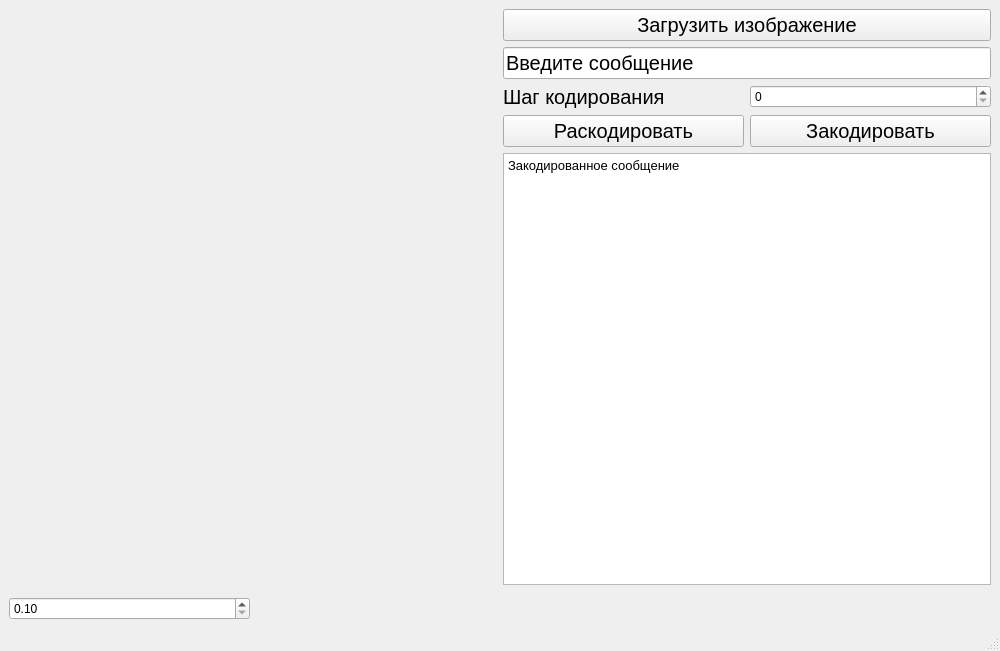
<?xml version="1.0" encoding="UTF-8"?>
<ui version="4.0">
 <class>MainWindow</class>
 <widget class="QMainWindow" name="MainWindow">
  <property name="geometry">
   <rect>
    <x>0</x>
    <y>0</y>
    <width>1000</width>
    <height>651</height>
   </rect>
  </property>
  <property name="sizePolicy">
   <sizepolicy hsizetype="Preferred" vsizetype="Preferred">
    <horstretch>0</horstretch>
    <verstretch>0</verstretch>
   </sizepolicy>
  </property>
  <property name="windowTitle">
   <string>MainWindow</string>
  </property>
  <widget class="QWidget" name="centralwidget">
   <layout class="QGridLayout" name="gridLayout">
    <item row="3" column="2">
     <widget class="QPushButton" name="pushButton_2">
      <property name="font">
       <font>
        <pointsize>15</pointsize>
       </font>
      </property>
      <property name="text">
       <string>Раскодировать</string>
      </property>
     </widget>
    </item>
    <item row="2" column="3">
     <widget class="QSpinBox" name="spinBox">
      <property name="wrapping">
       <bool>false</bool>
      </property>
      <property name="frame">
       <bool>true</bool>
      </property>
      <property name="buttonSymbols">
       <enum>QAbstractSpinBox::UpDownArrows</enum>
      </property>
      <property name="minimum">
       <number>0</number>
      </property>
      <property name="maximum">
       <number>255</number>
      </property>
     </widget>
    </item>
    <item row="3" column="3">
     <widget class="QPushButton" name="pushButton_3">
      <property name="font">
       <font>
        <pointsize>15</pointsize>
       </font>
      </property>
      <property name="text">
       <string>Закодировать</string>
      </property>
     </widget>
    </item>
    <item row="6" column="0">
     <widget class="QDoubleSpinBox" name="doubleSpinBox">
      <property name="font">
       <font>
        <stylestrategy>PreferDefault</stylestrategy>
       </font>
      </property>
      <property name="frame">
       <bool>true</bool>
      </property>
      <property name="minimum">
       <double>0.100000000000000</double>
      </property>
      <property name="maximum">
       <double>3.000000000000000</double>
      </property>
      <property name="singleStep">
       <double>0.050000000000000</double>
      </property>
     </widget>
    </item>
    <item row="1" column="2" colspan="2">
     <widget class="QLineEdit" name="lineEdit">
      <property name="font">
       <font>
        <pointsize>15</pointsize>
       </font>
      </property>
      <property name="text">
       <string>Введите сообщение</string>
      </property>
     </widget>
    </item>
    <item row="0" column="2" colspan="2">
     <widget class="QPushButton" name="pushButton">
      <property name="font">
       <font>
        <pointsize>15</pointsize>
       </font>
      </property>
      <property name="text">
       <string>Загрузить изображение</string>
      </property>
     </widget>
    </item>
    <item row="4" column="2" colspan="2">
     <widget class="QTextEdit" name="textEdit">
      <property name="font">
       <font>
        <pointsize>10</pointsize>
       </font>
      </property>
      <property name="readOnly">
       <bool>true</bool>
      </property>
      <property name="html">
       <string>&lt;!DOCTYPE HTML PUBLIC &quot;-//W3C//DTD HTML 4.0//EN&quot; &quot;http://www.w3.org/TR/REC-html40/strict.dtd&quot;&gt;
&lt;html&gt;&lt;head&gt;&lt;meta name=&quot;qrichtext&quot; content=&quot;1&quot; /&gt;&lt;style type=&quot;text/css&quot;&gt;
p, li { white-space: pre-wrap; }
&lt;/style&gt;&lt;/head&gt;&lt;body style=&quot; font-family:'MS Shell Dlg 2'; font-size:10pt; font-weight:400; font-style:normal;&quot;&gt;
&lt;p style=&quot; margin-top:0px; margin-bottom:0px; margin-left:0px; margin-right:0px; -qt-block-indent:0; text-indent:0px;&quot;&gt;Закодированное сообщение&lt;/p&gt;&lt;/body&gt;&lt;/html&gt;</string>
      </property>
     </widget>
    </item>
    <item row="2" column="2">
     <widget class="QLabel" name="label_2">
      <property name="font">
       <font>
        <pointsize>15</pointsize>
        <weight>50</weight>
        <bold>false</bold>
       </font>
      </property>
      <property name="layoutDirection">
       <enum>Qt::LeftToRight</enum>
      </property>
      <property name="frameShape">
       <enum>QFrame::NoFrame</enum>
      </property>
      <property name="text">
       <string>Шаг кодирования</string>
      </property>
      <property name="scaledContents">
       <bool>false</bool>
      </property>
      <property name="alignment">
       <set>Qt::AlignLeading|Qt::AlignLeft|Qt::AlignVCenter</set>
      </property>
      <property name="wordWrap">
       <bool>true</bool>
      </property>
     </widget>
    </item>
    <item row="0" column="0" rowspan="6" colspan="2">
     <widget class="QLabel" name="label">
      <property name="maximumSize">
       <size>
        <width>481</width>
        <height>481</height>
       </size>
      </property>
      <property name="font">
       <font>
        <pointsize>10</pointsize>
       </font>
      </property>
      <property name="text">
       <string/>
      </property>
      <property name="scaledContents">
       <bool>true</bool>
      </property>
      <property name="alignment">
       <set>Qt::AlignCenter</set>
      </property>
      <property name="wordWrap">
       <bool>true</bool>
      </property>
     </widget>
    </item>
   </layout>
  </widget>
  <widget class="QMenuBar" name="menubar">
   <property name="geometry">
    <rect>
     <x>0</x>
     <y>0</y>
     <width>1000</width>
     <height>20</height>
    </rect>
   </property>
  </widget>
  <widget class="QStatusBar" name="statusbar"/>
 </widget>
 <resources/>
 <connections/>
</ui>
